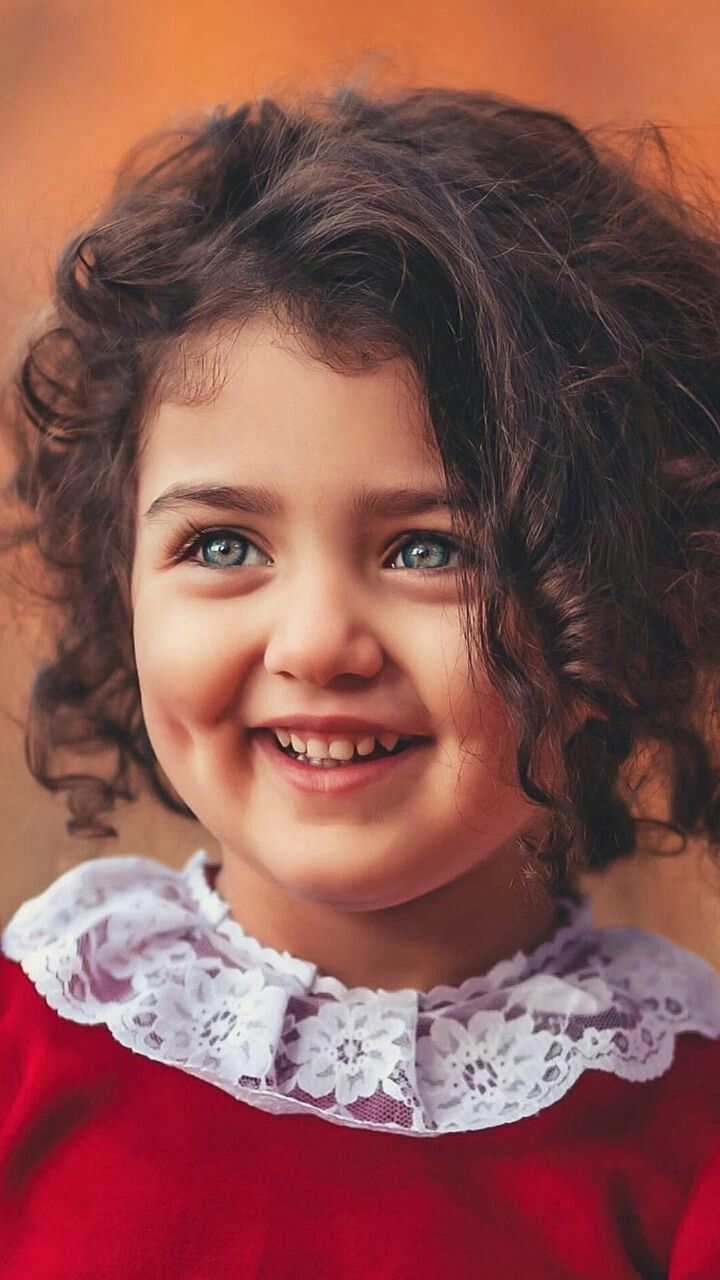
#> input picture Image_processing_Practical_labs/Exp3/pk.jpg, 720 x 1280 px
$ jupyter execute 'Affine transformation_controlpoint.ipynb'
#> lines starting #> are read from the running program, lines starting #| are printed output that depends on the picture
[cell 1]
import cv2
import numpy as np
import matplotlib.pyplot as plt

# --- Load original image ---
I = cv2.imread('pk.jpg')
#> I is the input picture: shape (1280, 720, 3); mean B, G, R 80.2, 85.2, 137.7
I = cv2.cvtColor(I, cv2.COLOR_BGR2RGB)

plt.figure(figsize=(6,6))
plt.imshow(I)
plt.title('Original Image')
plt.axis('on')

# --- Apply an affine transformation ---
rows, cols = I.shape[:2]
#> rows = 1280; cols = 720
tform = np.float32([[1, 0, 0],
                    [0.5, 1, 0]])  # same as MATLAB matrix [1 0 0; .5 1 0; 0 0 1]
J = cv2.warpAffine(I, tform, (cols, rows))
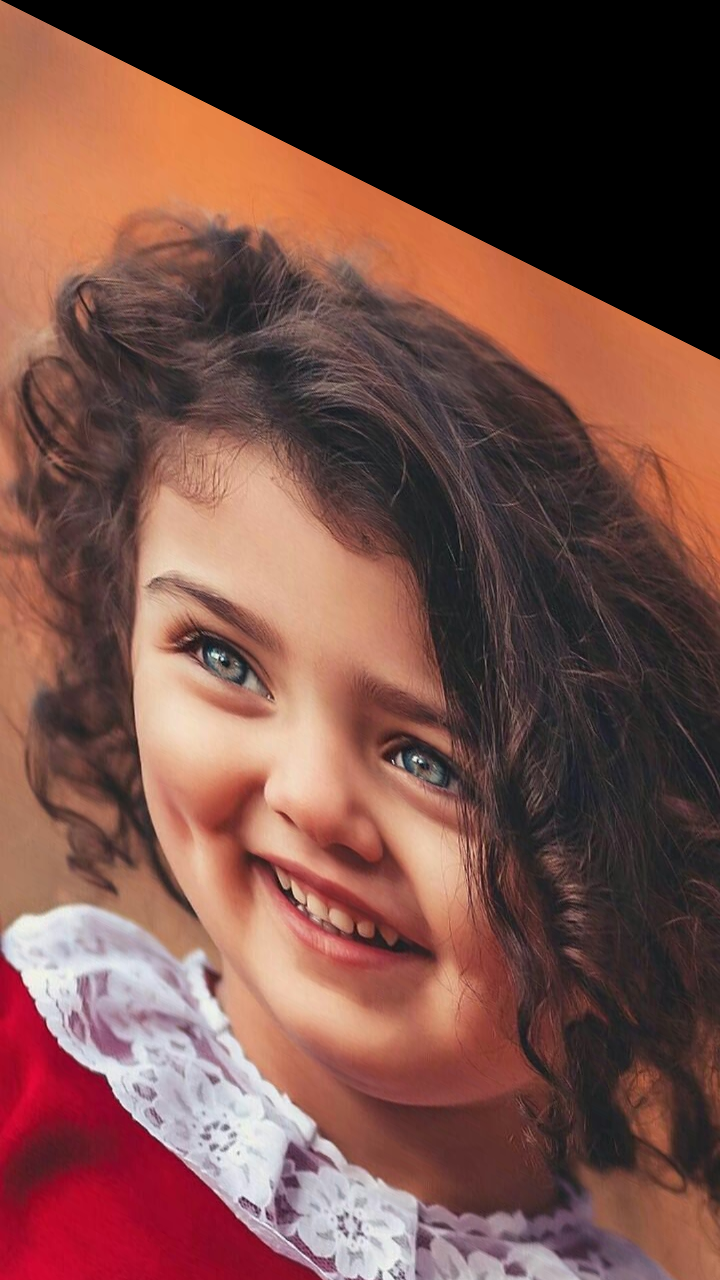
#> J: shape (1280, 720, 3); mean R, G, B 118.3, 78.5, 70.6

plt.figure(figsize=(6,6))
plt.imshow(J)
plt.title('Transformed Image')
plt.axis('on')

# ======================================================
# Manual control points (equivalent to cpselect)
# ======================================================
# Points from original image (x, y)
moving_points = np.float32([
    [164, 113],
    [353, 130],
    [143, 284]
])

# Points from transformed image (u, v)
fixed_points = np.float32([
    [120, 93],
    [319, 78],
    [127, 291]
])

# ======================================================
# Compute affine transform using cv2.getAffineTransform
# ======================================================
M = cv2.getAffineTransform(moving_points, fixed_points)
print("Affine Transformation Matrix (M):")
print(M)

# Apply this affine transform
J2 = cv2.warpAffine(I, M, (cols, rows))
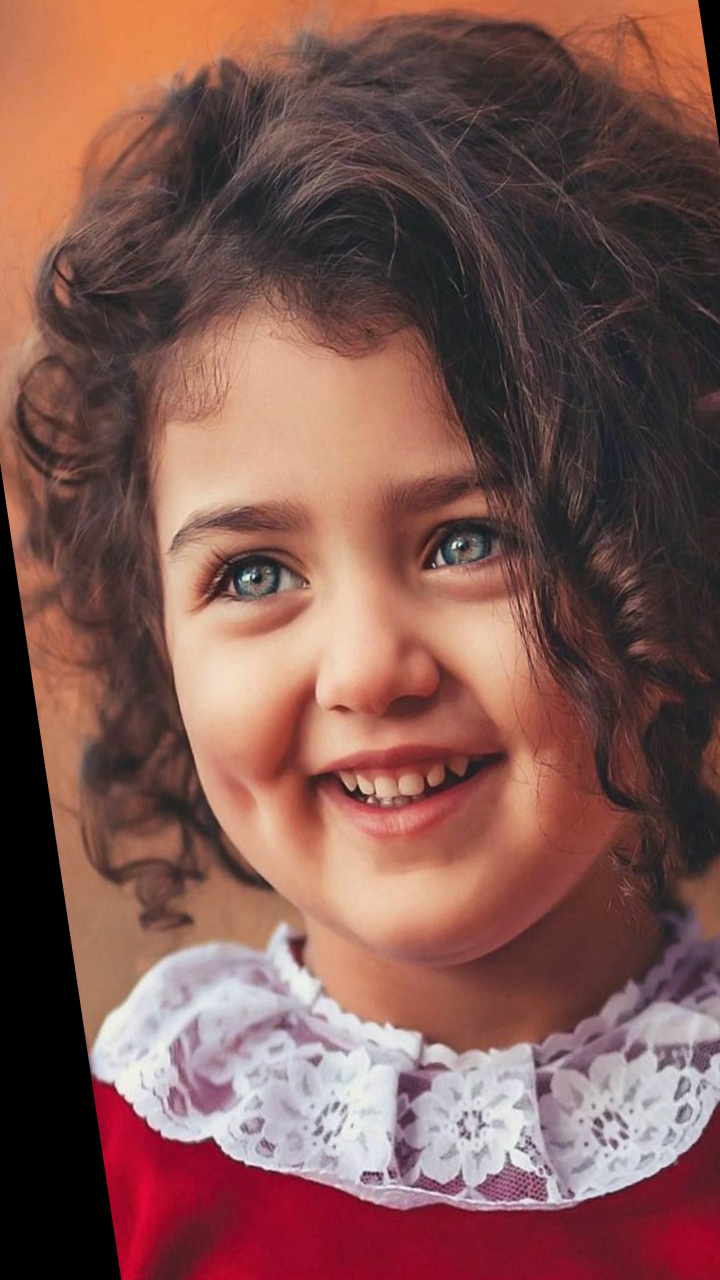
#> J2: shape (1280, 720, 3); mean R, G, B 127.3, 87.4, 81.6
plt.figure(figsize=(6,6))
plt.imshow(J2)
plt.title('Affine Transform Using Control Points')
plt.axis('on')

# ======================================================
# Manual computation of affine parameters (like MATLAB)
# ======================================================
# Matrix A (based on point correspondences)
A = np.array([
    [120, 93, 1, 0, 0, 0],
    [0, 0, 0, 120, 93, 1],
    [319, 78, 1, 0, 0, 0],
    [0, 0, 0, 319, 78, 1],
    [127, 291, 1, 0, 0, 0],
    [0, 0, 0, 127, 291, 1]
], dtype=float)

# B = [x0 y0 x1 y1 x2 y2] from original image
B = np.array([164, 113, 353, 130, 143, 284], dtype=float)

# Compute X = inv(A) * B
x = np.linalg.inv(A)
X = B @ x

print("\nUnknown affine parameters (X = [a1 b1 a0 a2 b2 b0]):")
print(X)
